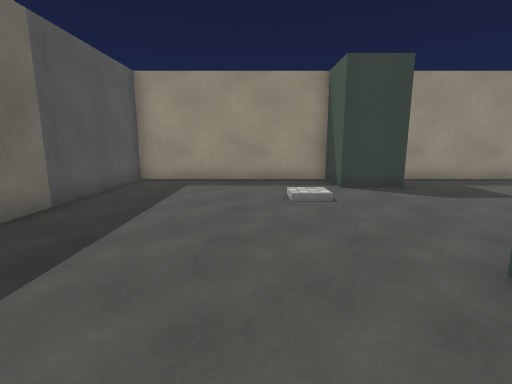
[1] (above)

16 first-person views from a walk through a Unity game level. The camera is 1.4 m above the floor, tilts 10° down and sees 85° across. The floor is counted in squares, 1 m on a side. Each view is taken from the middle of a square. On the plan, view 1 faces up. The plan holds only what a view shows up to about 14 squares ahead; the rest is blank. The player is left out. Surface patterns are stand-ins for the level's own textures.

[2]
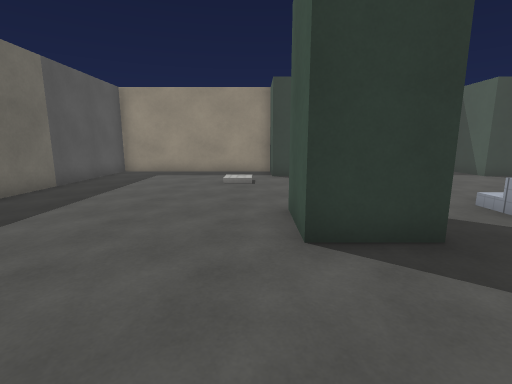

[3]
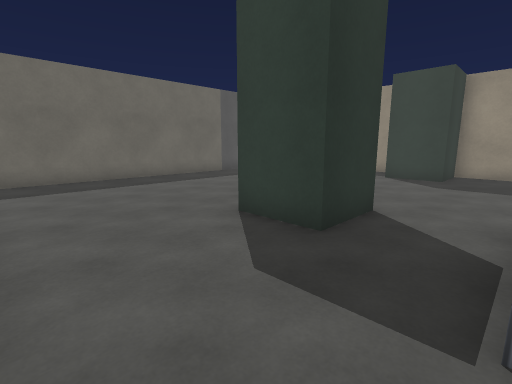

[4]
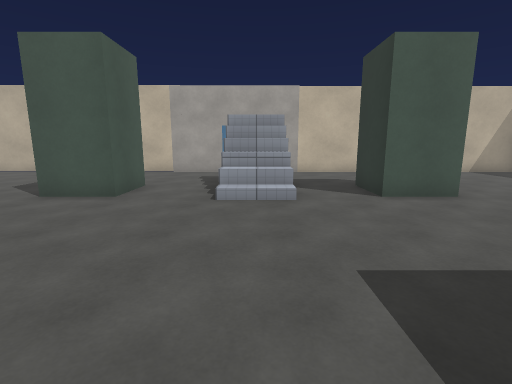

[5]
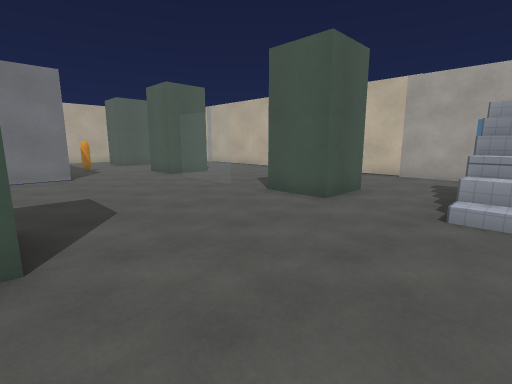

[6]
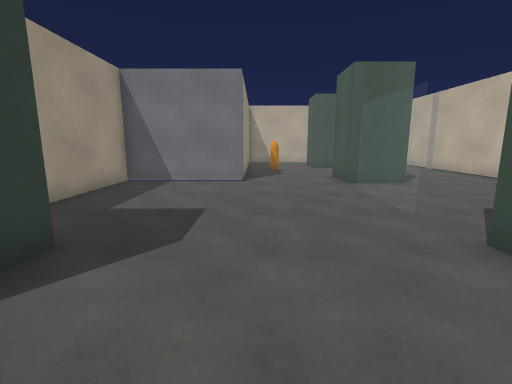

[7]
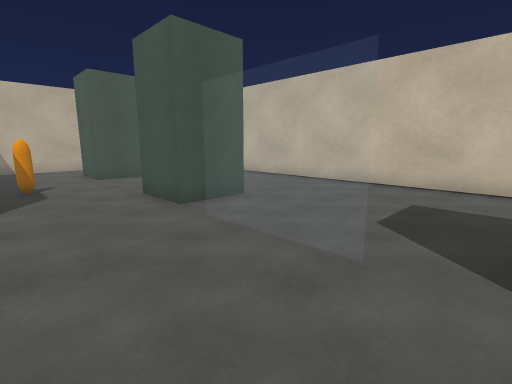

[8]
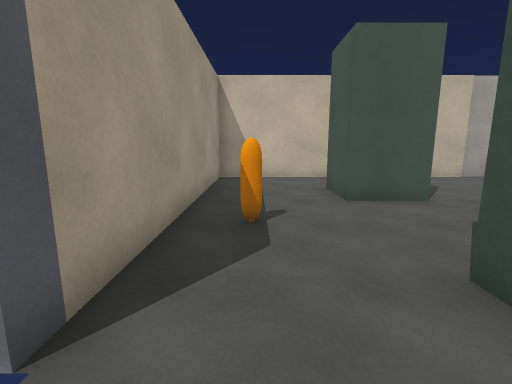

[9]
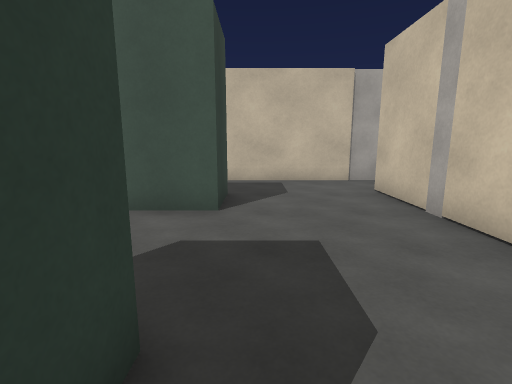

[10]
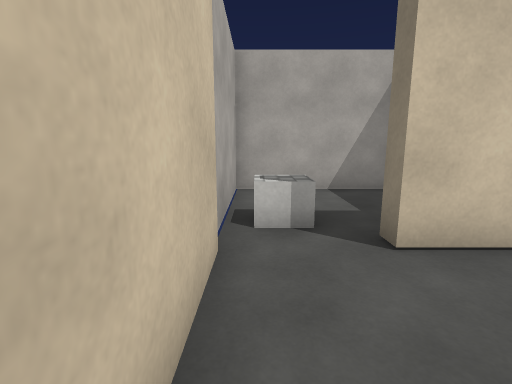

[11]
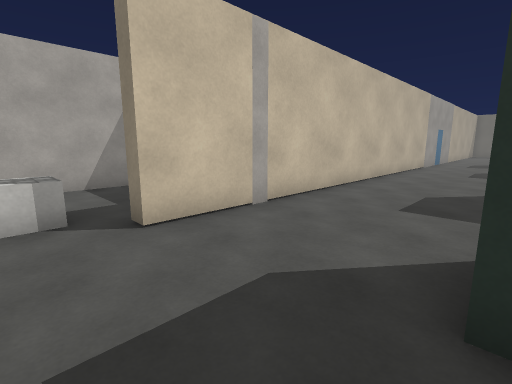

[12]
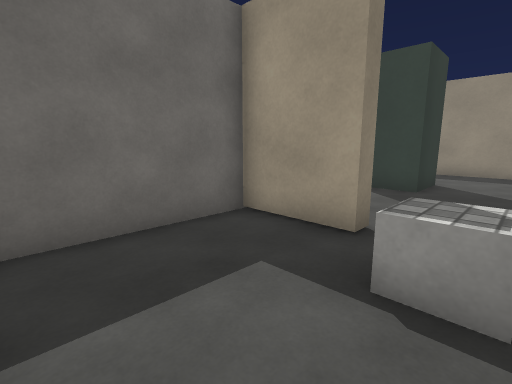

[13]
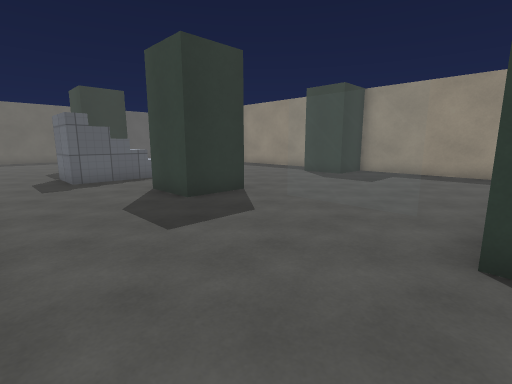

[14]
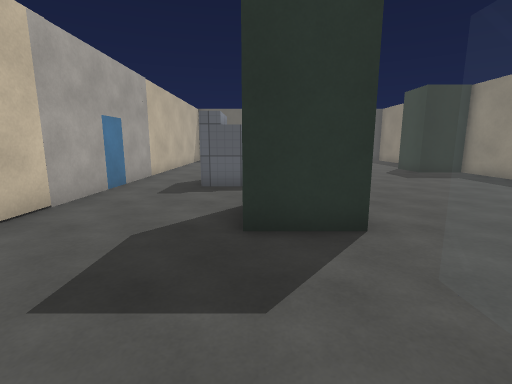

[15]
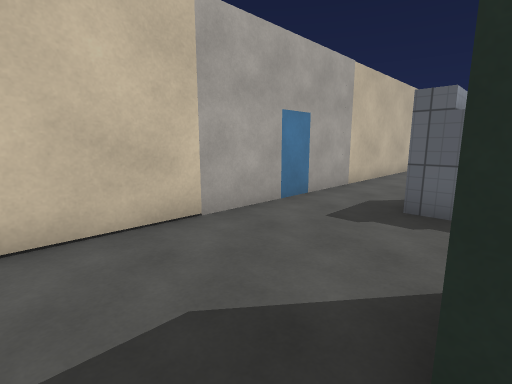

[16]
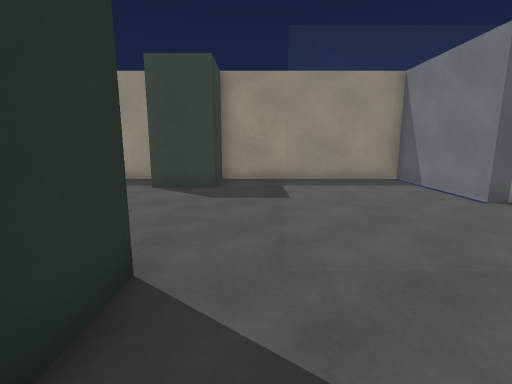

### Floor plan
Points are (right, up) in squares from view 1. A wall is a line through its corners. A room is listed if a view was taken in it or the views show most of it. See-through windows are left out.
Room 1 (views 1, 2, 3, 4, 5, 6, 7, 8, 9, 10, 11, 13, 14, 15, 16)
walls: (11.7, 2.8) (13.7, 2.8) (13.7, 0.8) (11.7, 0.8) (11.7, 2.8); (4.7, 2.8) (4.7, 0.8) (2.7, 0.8) (2.7, 2.8) (4.7, 2.8); (11, 10.9) (4.7, 10.9) (4.7, 8.8) (2.7, 8.8) (2.7, 10.9) (-4.5, 10.9) (-4.5, -2.5); (21.8, 0.8) (19.7, 0.8) (19.7, 2.8) (21.8, 2.8); (-0.2, -3.5) (28.2, -3.5); (25.7, 2.8) (27.7, 2.8) (27.7, 0.8) (25.7, 0.8) (25.7, 2.8); (-4.4, -3.5) (-1.9, -3.5); (30.5, -3.5) (30.5, 6.5) (20.5, 6.5) (20.5, 10.9) (13.7, 10.9) (13.7, 8.8) (11.7, 8.8) (11.7, 10.8)
ways out: opening at (29.5, -4) to room 2
objects: other object (1, 7) to (2, 7)
Room 2 (view 12)
walls: (28.2, -3.5) (28.2, -4) (25.6, -4) (25.6, -7.9); (26, -8.5) (30.5, -8.5) (30.5, -3.5)
ways out: opening at (29.5, -4) to room 1
objects: other object (29, -5) to (30, -5)

Positions as (right, up) in squares from view 1, and headings:
1: (0, 0), facing up
2: (2, -3), facing up
3: (7, -3), facing up-left
4: (8, 10), facing down
5: (8, 9), facing down-right
6: (10, 6), facing right
7: (14, 6), facing down-right
8: (19, 5), facing right
9: (20, 0), facing right
10: (30, 0), facing down
11: (30, 1), facing down-left
12: (30, -8), facing up-left
13: (20, -3), facing up-left
14: (18, 1), facing left
15: (15, 1), facing down-left
16: (15, 0), facing up
